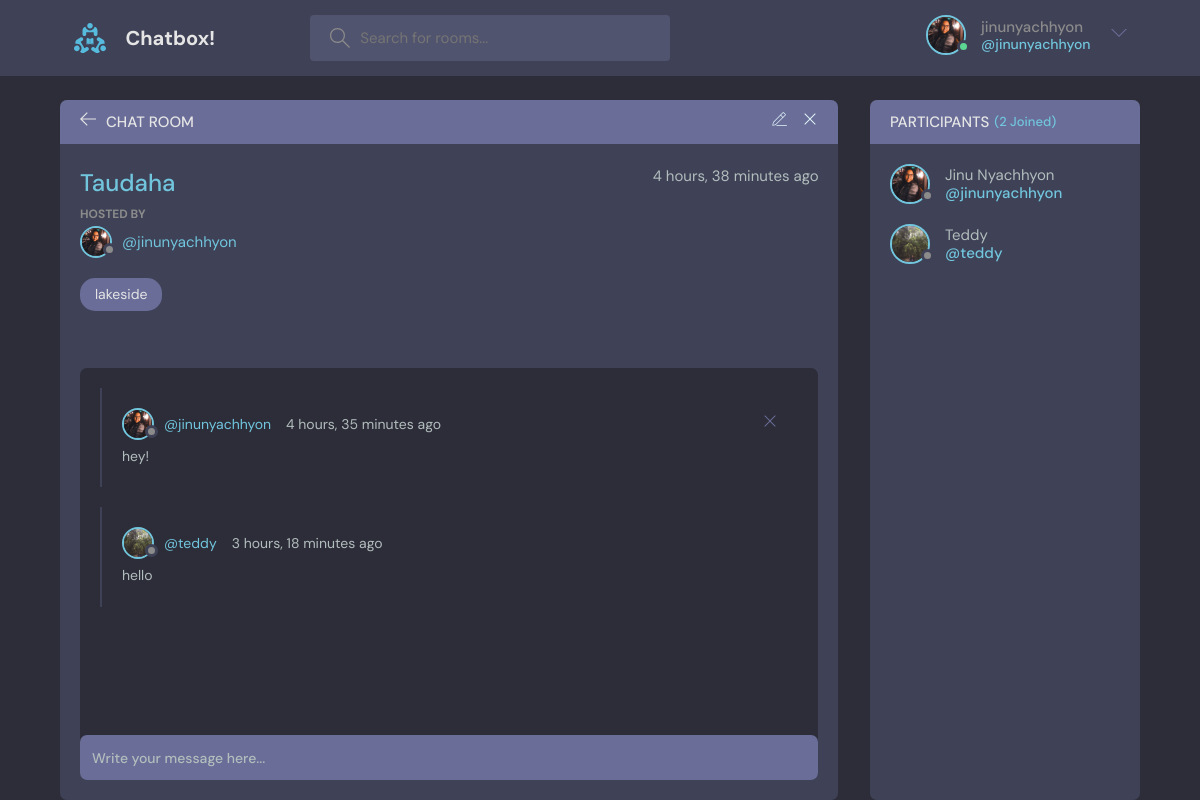
/room/1/ (signed in), run on the app's committed database.
### base/models.py (models this page shows, shortened)
class User(AbstractUser):
    name = models.CharField(max_length = 200, null = True)
    email = models.EmailField(unique = True, null = True)
    bio = models.TextField(null = True)
    avatar = models.ImageField(null=True, default="avatar.svg")
    USERNAME_FIELD = 'email'
    REQUIRED_FIELDS = []

class Room(models.Model):
    host = models.ForeignKey(User, on_delete=models.SET_NULL, null=True)
    topic = models.ForeignKey(Topic, on_delete=models.SET_NULL, null=True)
    name = models.CharField(max_length=200)
    description = models.TextField(null=True, blank=True)
    participants = models.ManyToManyField(User, related_name = 'participants', blank=True)
    updated = models.DateTimeField(auto_now=True)
    created = models.DateTimeField(auto_now_add=True)
    class Meta:
        ordering =["-updated","-created"]

class Topic(models.Model):
    name = models.CharField(max_length =200)
    def __str__(self):
        return self.name

class Message(models.Model):
    user = models.ForeignKey(User, on_delete=models.CASCADE)
    room = models.ForeignKey(Room, on_delete=models.CASCADE)
    body = models.TextField()
    updated = models.DateTimeField(auto_now=True)
    created = models.DateTimeField(auto_now_add=True)
    class Meta:
        ordering =["-updated","-created"]

### base/views.py (the view, shortened to what this page needs)
# urls.py: path('room/<str:pk>/', views.room,name="room"),
@login_required(login_url = 'login')
def room(request,pk):
    room = Room.objects.get(id=pk)
    room_messages = room.message_set.all().order_by('created')
    participants = room.participants.all()
    context = {'room': room,'room_messages': room_messages, 'participants':participants}
    return render(request, 'base/room.html',context)

### base/templates/base/room.html (shortened to what this page needs)
{% extends "main.html" %}
{% block content %}
    <main class="profile-page layout layout--2">
      <div class="container">
        <div class="room">
          <div class="room__top">
            <div class="room__topLeft">
              <a href="{% url 'home' %}">
                <svg version="1.1" xmlns="http://www.w3.org/2000/svg" width="32" height="32" viewBox="0 0 32 32">
                  <title>arrow-left</title>
                  <path
                    d="M13.723 2.286l-13.723 13.714 13.719 13.714 1.616-1.611-10.96-10.96h27.625v-2.286h-27.625l10.965-10.965-1.616-1.607z"
                  ></path>
                </svg>
              </a>
              <h3>Chat Room</h3>
            </div>
            {% if room.host == request.user %}
            <div class="room__topRight">
              <a href="{% url 'update-room' room.id%}">
              </a>
              <a href="{% url 'delete-room' room.id%}">
                <svg version="1.1" xmlns="http://www.w3.org/2000/svg" width="32" height="32" viewBox="0 0 32 32">
                  <title>remove</title>
                  <path
                    d="M27.314 6.019l-1.333-1.333-9.98 9.981-9.981-9.981-1.333 1.333 9.981 9.981-9.981 9.98 1.333 1.333 9.981-9.98 9.98 9.98 1.333-1.333-9.98-9.98 9.98-9.981z"
                  ></path>
                </svg>
              </a>
            </div>
            {% endif %}
          </div>
          <div class="room__box scroll">
            <div class="room__header scroll">
              <div class="room__info">
                <h3>{{room.name}}</h3>
                <span>{{room.created | timesince}} ago</span>
              </div>
              <div class="room__hosted">
                <p>Hosted By</p>
                <a href="{% url 'user-profile' room.host.id%}" class="room__author">
                  <div class="avatar avatar--small">
                    <img src="{{room.host.avatar.url}}" />
                  </div>
                  <span>@{{room.host.username}}</span>
                </a>
              </div>
              <span class="room__topics">{{room.topic}}</span>
            </div>
            <div class="room__conversation">
              <div class="threads scroll">
                {% for message in room_messages %}
                <div class="thread">
                  <div class="thread__top">
                    <div class="thread__author">
                      <a href="{% url 'user-profile' message.user.id %}" class="thread__authorInfo">
                        <div class="avatar avatar--small">
                          <img src="{{message.user.avatar.url}}" />
                        </div>
                        <span>@{{message.user.username}}</span>
                      </a>
                      <span class="thread__date">{{message.created | timesince}} ago</span>
                    </div>
                    {% if request.user == message.user %}
                    <a href="{% url 'delete-message' message.id %}">
                      <div class="thread__delete">
                        <svg version="1.1" xmlns="http://www.w3.org/2000/svg" width="32" height="32" viewBox="0 0 32 32">
                          <title>remove</title>
                          <path
                            d="M27.314 6.019l-1.333-1.333-9.98 9.981-9.981-9.981-1.333 1.333 9.981 9.981-9.981 9.98 1.333 1.333 9.981-9.98 9.98 9.98 1.333-1.333-9.98-9.98 9.98-9.981z"
                          ></path>
                        </svg>
                      </div>
                    </a>
                    {% endif %}
                  </div>
                  <div class="thread__details">
                    {{message.body}}
                  </div>
                </div>
                {% endfor %}
              </div>
            </div>
          </div>
          <div class="room__message">
            <form action="#" method="POST">
              <input name="body" placeholder="Write your message here..." />
            </form>
          </div>
        </div>
        <div class="participants">
          <h3 class="participants__top">Participants  <span>({{participants.count}} Joined)</span></h3>
          <div class="participants__list scroll">
            {% for user in participants %}
              <a href="{% url 'user-profile' user.id %}" class="participant">
                <div class="avatar avatar--medium">
                  <img src="{{user.avatar.url}}" />
                </div>
                <p>
                  {{user.name}}
                  <span>@{{user.username}}</span>
                </p>
              </a>
            {% endfor %}
          </div>
        </div>
      </div>
    </main>
{% endblock content %}

### templates/navbar.html (shortened to what this page needs)
{% load static %}
<header class="header header--loggedIn">
    <div class="container">
      <a href="{% url 'home' %}" class="header__logo">
        <img src="{% static 'images/logo.svg' %}" />
        <h1>Chatbox!</h1>
      </a>
      <form class="header__search" method="GET" action="{% url 'home' %}">
        <label>
          <input name="q" placeholder="Search for rooms..." />
        </label>
      </form>
      <nav class="header__menu">
        {% if request.user.is_authenticated %}
        <div class="header__user">
          <a href="{% url 'update-user' %}">
            <div class="avatar avatar--medium active">
              <img src="{{request.user.avatar.url}}"/>
            </div>
            <p>{{request.user.username}}<span>@{{request.user.username}}</span></p>
          </a>
          <button class="dropdown-button">
            <svg version="1.1" xmlns="http://www.w3.org/2000/svg" width="32" height="32" viewBox="0 0 32 32">
              <title>chevron-down</title>
              <path d="M16 21l-13-13h-3l16 16 16-16h-3l-13 13z"></path>
            </svg>
          </button>
        </div>
        {% else %}
        <a href="{% url 'login' %}">
          <img src="{% static 'images/avatar.svg' %}" />
          <p>Login</p>
        </a>
        {% endif %}
      </nav>
    </div>
</header>

### data on the page
User: user.avatar (picture), user.username "jinunyachhyon", avatar (picture), name "Jinu Nyachhyon", username "jinunyachhyon"
Room: name "Taudaha", created "4 hours, 38 minutes", host.avatar (picture), host.username "jinunyachhyon", topic "lakeside"
Message: user.avatar (picture), user.username "jinunyachhyon", created "4 hours, 35 minutes", body "hey!"
Message: user.avatar (picture), user.username "teddy", created "3 hours, 18 minutes", body "hello"
User: avatar (picture), name "Teddy", username "teddy"

### other printed values
{{ participants.count }} "2"
